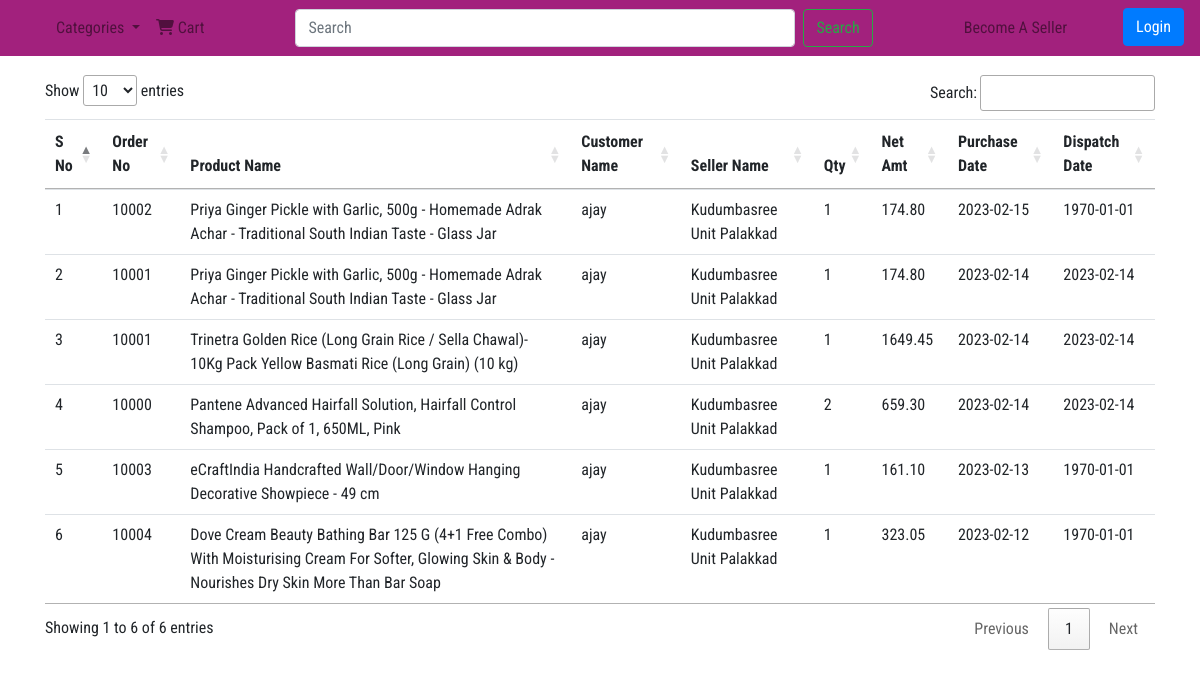
The page /admin-total-sales.php on the database as committed earlier.
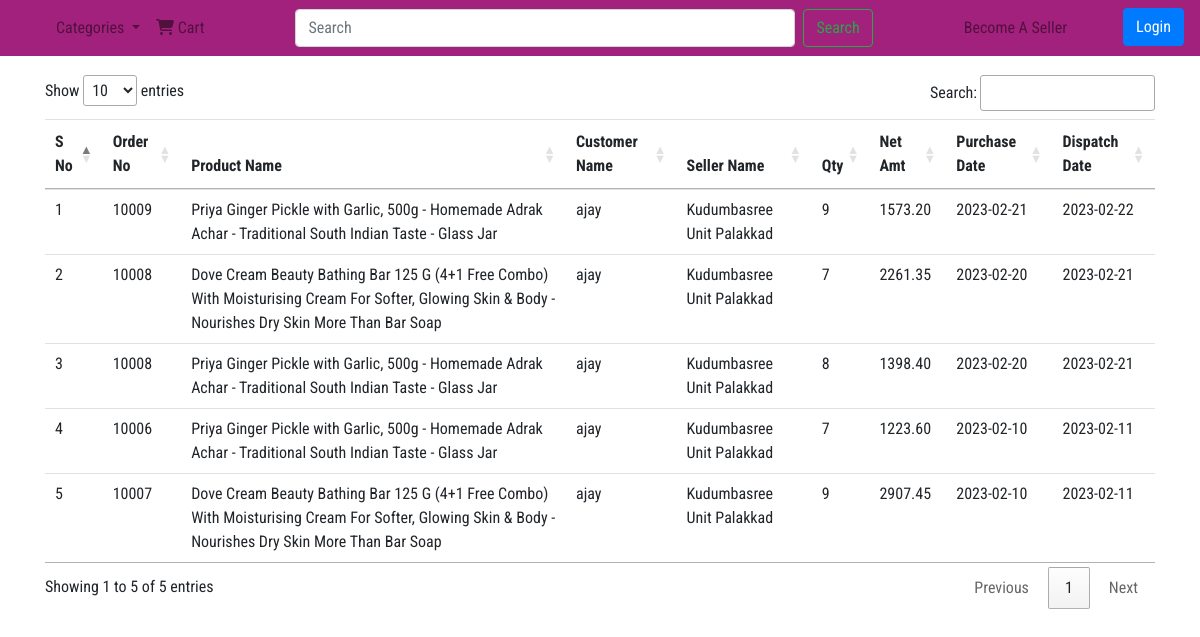
The same page on the database as committed later.
### tables this page shows
CREATE TABLE IF NOT EXISTS `orders` (
  `s_no` int(10) NOT NULL AUTO_INCREMENT,
  `order_id` varchar(14) NOT NULL,
  `product_id` varchar(14) NOT NULL,
  `product_name` varchar(150) NOT NULL,
  `category_id` varchar(14) NOT NULL,
  `seller_id` varchar(14) NOT NULL,
  `unit_no` int(5) NOT NULL,
  `unit_name` varchar(50) NOT NULL,
  `quantity` int(2) NOT NULL,
  `mrp` float(7,2) NOT NULL,
  `tax` int(2) NOT NULL,
  `rate` float(7,2) NOT NULL,
  `amount` float(8,2) NOT NULL,
  `discount` int(2) NOT NULL,
  `tax_amount` float(6,2) NOT NULL,
  `net_amount` float(8,2) NOT NULL,
  `date_time` bigint(10) NOT NULL,
  `purchase_date` date DEFAULT NULL,
  `cancel_status` varchar(1) NOT NULL DEFAULT 'N',
  `order_status` varchar(1) NOT NULL DEFAULT 'P',
  `dispatched_date_time` bigint(10) DEFAULT NULL,
  PRIMARY KEY (`s_no`)
);

CREATE TABLE IF NOT EXISTS `order_total` (
  `order_id` varchar(14) NOT NULL,
  `customer_id` varchar(14) NOT NULL,
  `order_no` int(6) NOT NULL,
  `total_amount` float(8,2) NOT NULL,
  `payment_status` varchar(1) NOT NULL,
  `transaction_no` varchar(14) NOT NULL,
  `date_time` bigint(10) NOT NULL,
  UNIQUE KEY `order_id` (`order_id`)
);

CREATE TABLE IF NOT EXISTS `users` (
  `user_id` varchar(14) NOT NULL,
  `user_name` varchar(50) NOT NULL,
  `email` varchar(50) NOT NULL,
  `mobile` bigint(10) NOT NULL,
  `password` varchar(30) NOT NULL,
  `user_type` varchar(1) NOT NULL,
  `verified` varchar(1) NOT NULL DEFAULT 'N',
  `created` bigint(10) NOT NULL,
  UNIQUE KEY `user_id` (`user_id`)
);

CREATE TABLE IF NOT EXISTS `unit_details` (
  `user_id` varchar(14) NOT NULL,
  `unit_name` varchar(50) NOT NULL,
  `unit_no` int(5) DEFAULT NULL,
  UNIQUE KEY `user_id` (`user_id`)
);

### functions.php (called while the page is built, shortened)
<?php
function usernameFromUserid($user_id)
{
    include "dbconnect.php";
    $sql = "SELECT user_name FROM users WHERE user_id='$user_id'";
    $result = mysqli_query($con, $sql);
    if(mysqli_num_rows($result)>0){
        $row = mysqli_fetch_assoc($result);
        $user_name = $row["user_name"];
    }
    return $user_name ;
}
function unitDetailsFromUserId($user_id,$col_name){
    include "dbconnect.php";
    $sql = "SELECT $col_name FROM unit_details WHERE user_id='$user_id'";
    $result = mysqli_query($con, $sql);
    if(mysqli_num_rows($result)>0){
        $row = mysqli_fetch_assoc($result);
        $col_value = $row["$col_name"];
    }
    return $col_value ;
}
function orderTotalDetailsFromOrderId($order_id,$col_name){
    include "dbconnect.php";
    $sql = "SELECT $col_name FROM order_total WHERE order_id='$order_id'";
    $result = mysqli_query($con, $sql);
    if(mysqli_num_rows($result)>0){
        $row = mysqli_fetch_assoc($result);
        $col_value = $row["$col_name"];
    }
    return $col_value ;
}
?>

### admin-total-sales.php (the view, shortened to what this page needs)
<?php
include "dbconnect.php";
include "functions.php";
?>
<!DOCTYPE html>
<html lang="en">
<?php include "head.php"; ?>
<body>
    <?php include "navbar.php";?>
    <section id="home">
        <div class="container">
            <div class="row">
                <div class="col-lg-12">
                <table class="table" id="sales-table">
                        <thead>
                            <th>S No</th>
                            <th>Order No</th>
                            <th>Product Name</th>
                            <th>Customer Name</th>
                            <th>Seller Name</th>
                            <th>Qty</th>
                            <th>Net Amt</th>
                            <th>Purchase Date</th>
                            <th>Dispatch Date</th>
                        </thead>
                        <tbody>
                        <?php
                            $s_no = 1;
                            $d = "2023-02";
                            $start_date = date($d.'-01');
                            $end_date = date($d.'-t');
                            $sql1 = "SELECT * FROM orders WHERE purchase_date BETWEEN '$start_date' AND '$end_date'";
                            $result1 = mysqli_query($con, $sql1);
                            if(mysqli_num_rows($result1)>0){
                                while($row = mysqli_fetch_assoc($result1))
                                {
                                    $order_no = orderTotalDetailsFromOrderId($row['order_id'],'order_no');
                                    $product_name = $row['product_name'];
                                    $customer_name = usernameFromUserid(orderTotalDetailsFromOrderId($row['order_id'],'customer_id'));
                                    $seller_name = ucwords(unitDetailsFromUserId($row['seller_id'],'unit_name'));
                                    $quantity = $row['quantity'];
                                    $net_amount = $row['net_amount'];
                                    $purchase_date = $row['purchase_date'];
                                    $dispatched_date = date('Y-m-d',$row['dispatched_date_time']);
                                    ?>
                                    <tr>
                                        <td><?php echo $s_no;?></td>
                                        <td><?php echo $order_no;?></td>
                                        <td><?php echo $product_name;?></td>
                                        <td><?php echo $customer_name;?></td>
                                        <td><?php echo $seller_name;?></td>
                                        <td><?php echo $quantity;?></td>
                                        <td><?php echo $net_amount;?></td>
                                        <td><?php echo $purchase_date;?></td>
                                        <td><?php echo $dispatched_date;?></td>
                                    </tr>
                                    <?php
                                    $s_no++;
                                }
                            }
                                    ?>
                        </tbody>
                    </table>
                </div>
            </div>
        </div>
    </section>
</body>
</html>

Rows that differ between the two databases and show on the page:
removed orders: order.order_no "10002", product_name "Priya Ginger Pickle with Garlic, 500g - Homemade Adrak Achar - Traditional South Indian Taste - Glass Jar", order.user_name "ajay", seller.unit_name "Kudumbasree Unit Palakkad", quantity "1", net_amount "174.80", purchase_date "2023-02-15", dispatched_date_time "1970-01-01"
removed orders: order.order_no "10001", product_name "Priya Ginger Pickle with Garlic, 500g - Homemade Adrak Achar - Traditional South Indian Taste - Glass Jar", order.user_name "ajay", seller.unit_name "Kudumbasree Unit Palakkad", quantity "1", net_amount "174.80", purchase_date "2023-02-14", dispatched_date_time "2023-02-14"
removed orders: order.order_no "10001", product_name "Trinetra Golden Rice (Long Grain Rice / Sella Chawal)- 10Kg Pack Yellow Basmati Rice (Long Grain) (10 kg)", order.user_name "ajay", seller.unit_name "Kudumbasree Unit Palakkad", quantity "1", net_amount "1649.45", purchase_date "2023-02-14", dispatched_date_time "2023-02-14"
removed orders: order.order_no "10000", product_name "Pantene Advanced Hairfall Solution, Hairfall Control Shampoo, Pack of 1, 650ML, Pink", order.user_name "ajay", seller.unit_name "Kudumbasree Unit Palakkad", quantity "2", net_amount "659.30", purchase_date "2023-02-14", dispatched_date_time "2023-02-14"
removed orders: order.order_no "10003", product_name "eCraftIndia Handcrafted Wall/Door/Window Hanging Decorative Showpiece - 49 cm", order.user_name "ajay", seller.unit_name "Kudumbasree Unit Palakkad", quantity "1", net_amount "161.10", purchase_date "2023-02-13", dispatched_date_time "1970-01-01"
removed orders: order.order_no "10004", product_name "Dove Cream Beauty Bathing Bar 125 G (4+1 Free Combo) With Moisturising Cream For Softer, Glowing Skin & Body - Nourishes Dry Skin More Than Bar Soap", order.user_name "ajay", seller.unit_name "Kudumbasree Unit Palakkad", quantity "1", net_amount "323.05", purchase_date "2023-02-12", dispatched_date_time "1970-01-01"
added orders: order.order_no "10009", product_name "Priya Ginger Pickle with Garlic, 500g - Homemade Adrak Achar - Traditional South Indian Taste - Glass Jar", order.user_name "ajay", seller.unit_name "Kudumbasree Unit Palakkad", quantity "9", net_amount "1573.20", purchase_date "2023-02-21", dispatched_date_time "2023-02-22"
added orders: order.order_no "10008", product_name "Dove Cream Beauty Bathing Bar 125 G (4+1 Free Combo) With Moisturising Cream For Softer, Glowing Skin & Body - Nourishes Dry Skin More Than Bar Soap", order.user_name "ajay", seller.unit_name "Kudumbasree Unit Palakkad", quantity "7", net_amount "2261.35", purchase_date "2023-02-20", dispatched_date_time "2023-02-21"
added orders: order.order_no "10008", product_name "Priya Ginger Pickle with Garlic, 500g - Homemade Adrak Achar - Traditional South Indian Taste - Glass Jar", order.user_name "ajay", seller.unit_name "Kudumbasree Unit Palakkad", quantity "8", net_amount "1398.40", purchase_date "2023-02-20", dispatched_date_time "2023-02-21"
added orders: order.order_no "10006", product_name "Priya Ginger Pickle with Garlic, 500g - Homemade Adrak Achar - Traditional South Indian Taste - Glass Jar", order.user_name "ajay", seller.unit_name "Kudumbasree Unit Palakkad", quantity "7", net_amount "1223.60", purchase_date "2023-02-10", dispatched_date_time "2023-02-11"
added orders: order.order_no "10007", product_name "Dove Cream Beauty Bathing Bar 125 G (4+1 Free Combo) With Moisturising Cream For Softer, Glowing Skin & Body - Nourishes Dry Skin More Than Bar Soap", order.user_name "ajay", seller.unit_name "Kudumbasree Unit Palakkad", quantity "9", net_amount "2907.45", purchase_date "2023-02-10", dispatched_date_time "2023-02-11"
Other text that changed with them:
text written by a page script: "Show entries Search: Showing 1 to 6 of 6 entries Previous 1 Next" → "Show entries Search: Showing 1 to 5 of 5 entries Previous 1 Next"
